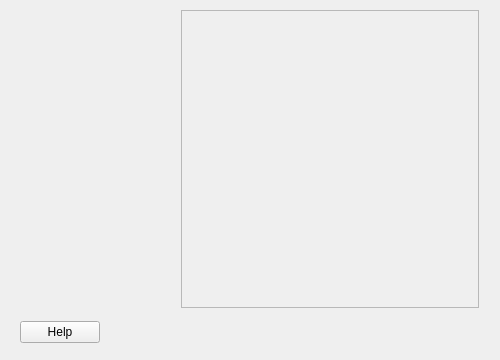
<?xml version="1.0" encoding="UTF-8"?>
<ui version="4.0">
 <class>InstallWizard</class>
 <widget class="QWizard" name="InstallWizard">
  <property name="windowTitle">
   <string>Setup</string>
  </property>
  <property name="wizardStyle">
   <enum>QWizard::MacStyle</enum>
  </property>
  <property name="options">
   <set>QWizard::HaveHelpButton|QWizard::NoBackButtonOnLastPage|QWizard::NoBackButtonOnStartPage|QWizard::NoCancelButtonOnLastPage</set>
  </property>
 </widget>
 <resources/>
 <connections>
  <connection>
   <sender>InstallWizard</sender>
   <signal>currentIdChanged(int)</signal>
   <receiver>InstallWizard</receiver>
   <slot>pageChanged()</slot>
   <hints>
    <hint type="sourcelabel">
     <x>354</x>
     <y>169</y>
    </hint>
    <hint type="destinationlabel">
     <x>580</x>
     <y>217</y>
    </hint>
   </hints>
  </connection>
 </connections>
 <slots>
  <slot>pageChanged()</slot>
 </slots>
</ui>
